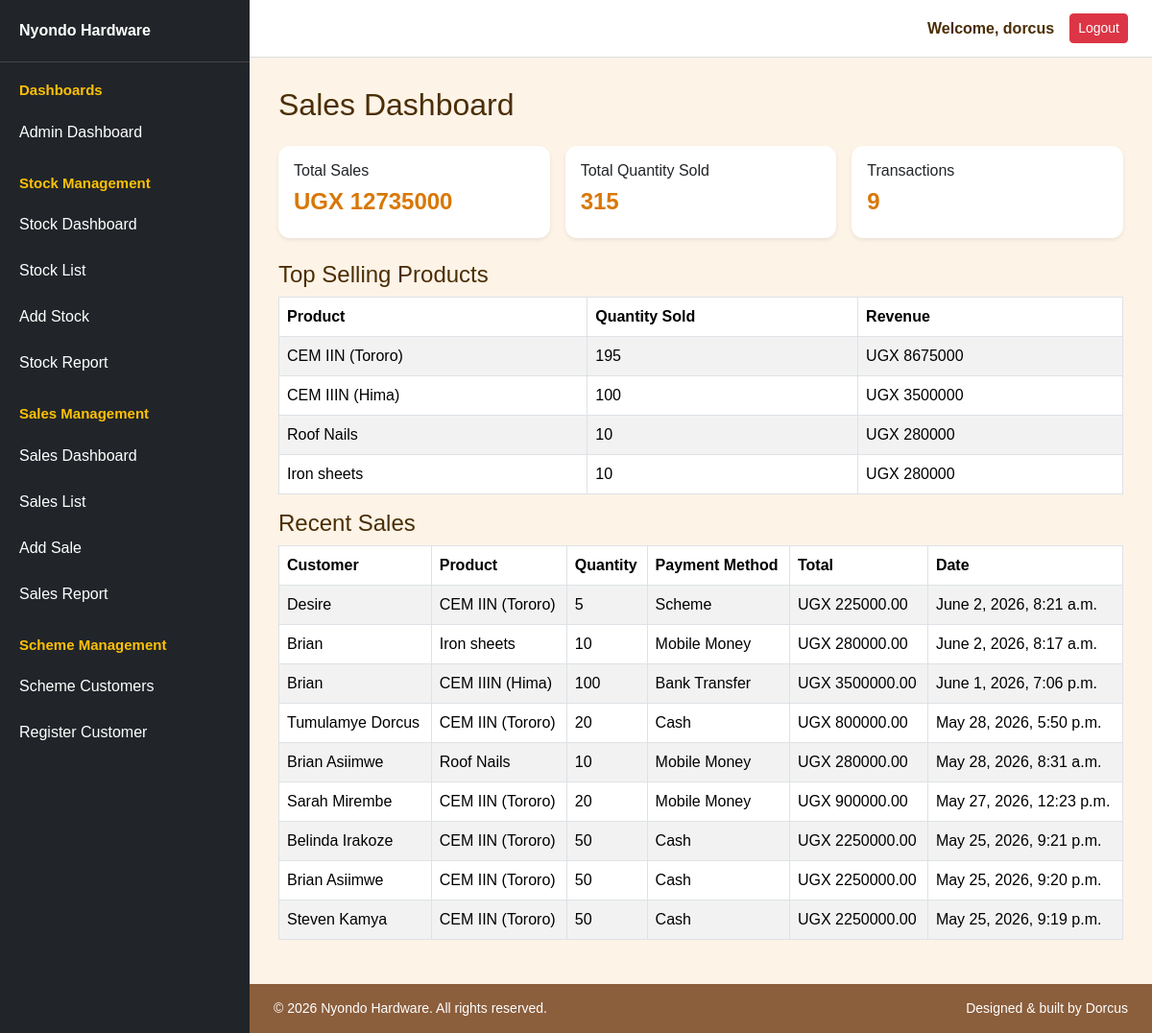
Page /nyondo/sales_dashboard/ (signed in) on the committed database.
### nyondo/models.py (models this page shows, shortened)
class Stock(models.Model):
    PAYMENT_STATUS_CHOICES = [('Paid', 'Paid'), ('Not Paid', 'Not Paid')]
    PAYMENT_TYPE_CHOICES = [('Cash', 'Cash'), ('Mobile Money', 'Mobile Money'), ('Bank Transfer', 'Bank Transfer'), ('Credit', 'Credit')]
    supplier = models.CharField(max_length=100)
    category = models.CharField(max_length=100)
    product_name = models.CharField(max_length=100)
    quantity_delivered = models.PositiveIntegerField(default=0)
    unit_cost = models.DecimalField(max_digits=10, decimal_places=2)
    total_value_goods = models.DecimalField(max_digits=12, decimal_places=2, default=0)
    unit_price = models.DecimalField(max_digits=10, decimal_places=2)
    supplier_payment_status = models.CharField(max_length=20, choices=PAYMENT_STATUS_CHOICES, default='Not Paid')
    payment_type = models.CharField(max_length=50, choices=PAYMENT_TYPE_CHOICES, blank=True, null=True)
    date_added = models.DateTimeField(default=timezone.now)

class Sale(models.Model):
    customer_name = models.CharField(max_length=100)
    product = models.ForeignKey(Stock, on_delete=models.CASCADE, default=None)
    quantity = models.PositiveIntegerField()
    sub_total = models.DecimalField(max_digits=10, decimal_places=2, default=0)
    date = models.DateTimeField(default=timezone.now)
    payment_method = models.CharField(max_length=50)
    distance_km = models.DecimalField(max_digits=10, decimal_places=2, default=0)
    transport_required = models.BooleanField(default=False)
    transport_fee = models.DecimalField(max_digits=10, decimal_places=2, default=0)
    total_price = models.DecimalField(max_digits=10, decimal_places=2, default=0)

### nyondo/views.py (the view)
# urls.py: path('sales_dashboard/', views.sales_dashboard, name='sales_dashboard'),
@login_required
@admin_or_sales_manager_required
def sales_dashboard(request):
    total_sales = Sale.objects.aggregate(
        total=Sum("total_price")
    )["total"] or 0
    total_quantity_sold = Sale.objects.aggregate(
        total=Sum("quantity")
    )["total"] or 0
    total_transactions = Sale.objects.count()
    recent_sales = Sale.objects.select_related("product").order_by("-date")[:10]
    top_products = Sale.objects.values(
        "product__product_name"
    ).annotate(
        total_sold=Sum("quantity"),
        total_revenue=Sum("total_price")
    ).order_by("-total_sold")[:5]
    context = {
        "total_sales": total_sales,
        "total_quantity_sold": total_quantity_sold,
        "total_transactions": total_transactions,
        "recent_sales": recent_sales,
        "top_products": top_products,
    }
    return render(request, "sales_dashboard.html", context)

### nyondo/templates/sales_dashboard.html
{% extends "base.html" %}
{% block content %}
<h2 class="mb-4">Sales Dashboard</h2>
<div class="row g-3 mb-4">
  <div class="col-md-4">
    <div class="card shadow-sm">
      <div class="card-body">
        <h6>Total Sales</h6>
        <h4>UGX {{ total_sales }}</h4>
      </div>
    </div>
  </div>
  <div class="col-md-4">
    <div class="card shadow-sm">
      <div class="card-body">
        <h6>Total Quantity Sold</h6>
        <h4>{{ total_quantity_sold }}</h4>
      </div>
    </div>
  </div>
  <div class="col-md-4">
    <div class="card shadow-sm">
      <div class="card-body">
        <h6>Transactions</h6>
        <h4>{{ total_transactions }}</h4>
      </div>
    </div>
  </div>
</div>
<h4>Top Selling Products</h4>
<table class="table table-bordered table-striped">
  <thead>
    <tr>
      <th>Product</th>
      <th>Quantity Sold</th>
      <th>Revenue</th>
    </tr>
  </thead>
  <tbody>
    {% for product in top_products %}
    <tr>
      <td>{{ product.product__product_name }}</td>
      <td>{{ product.total_sold }}</td>
      <td>UGX {{ product.total_revenue }}</td>
    </tr>
    {% empty %}
    <tr>
      <td colspan="3">No sales data available.</td>
    </tr>
    {% endfor %}
  </tbody>
</table>
<h4>Recent Sales</h4>
<table class="table table-bordered table-striped">
  <thead>
    <tr>
      <th>Customer</th>
      <th>Product</th>
      <th>Quantity</th>
      <th>Payment Method</th>
      <th>Total</th>
      <th>Date</th>
    </tr>
  </thead>
  <tbody>
    {% for sale in recent_sales %}
    <tr>
      <td>{{ sale.customer_name }}</td>
      <td>{{ sale.product.product_name }}</td>
      <td>{{ sale.quantity }}</td>
      <td>{{ sale.payment_method }}</td>
      <td>UGX {{ sale.total_price }}</td>
      <td>{{ sale.date }}</td>
    </tr>
    {% empty %}
    <tr>
      <td colspan="6">No recent sales.</td>
    </tr>
    {% endfor %}
  </tbody>
</table>
{% endblock %}

### templates/base.html (shortened to what this page needs)
{% load static %}
<!DOCTYPE html>
<html lang="en">
<head>
    <link href="https://cdn.jsdelivr.net/npm/bootstrap@5.3.3/dist/css/bootstrap.min.css" rel="stylesheet">
</head>
<body>
<div class="layout">
    {% include 'nav.html' %}
    <div class="content-area">
        <div class="topbar">
            {% if user.is_authenticated %}
                <span class="me-3 fw-bold">
                    Welcome, {{ user.username }}
                </span>
                <form method="POST" action="{% url 'logout' %}">
                    <button type="submit" class="btn btn-danger btn-sm">
                        Logout
                    </button>
                </form>
            {% endif %}
        </div>
        <main class="main-content">
            {% block content %}
            {% endblock %}
        </main>
        <footer>
            <p>&copy; 2026 Nyondo Hardware. All rights reserved.</p>
            <p>Designed & built by Dorcus</p>
        </footer>
    </div>
</div>
</body>
</html>

### templates/base.html (style rules this page uses)
body { margin: 0; background-color: #fdf3e7; color: #4b2e05; font-family: Arial, sans-serif; overflow-x: hidden; }
.layout { display: flex; min-height: 100vh; }
.content-area { flex-grow: 1; display: flex; flex-direction: column; min-width: 0; }
.topbar { height: 60px; background-color: white; border-bottom: 1px solid #ddd; display: flex; justify-content: flex-end; align-items: center; padding: 0 25px; }
.main-content { padding: 30px; flex-grow: 1; }
.card { border: none; border-radius: 12px; box-shadow: 0 4px 12px rgba(0,0,0,0.08); }
.card-body h4 { color: #d97706; font-weight: bold; }
footer { background: #8b5e3c; color: white; padding: 15px 25px; display: flex; justify-content: space-between; flex-wrap: wrap; }
footer p { margin: 0; color: white; font-size: 14px; }

### rows in the picture
Stock: product__product_name "CEM IIIN (Hima)", total_sold "100", total_revenue "3500000"
Stock: product__product_name "Roof Nails", total_sold "10", total_revenue "280000"
Stock: product__product_name "Iron sheets", total_sold "10", total_revenue "280000"
Sale: customer_name "Desire", product.product_name "CEM IIN (Tororo)", quantity "5", payment_method "Scheme", total_price "225000.00", date "June 2, 2026, 8:21 a.m."
Sale: customer_name "Brian", product.product_name "Iron sheets", quantity "10", payment_method "Mobile Money", total_price "280000.00", date "June 2, 2026, 8:17 a.m."
Sale: customer_name "Brian", product.product_name "CEM IIIN (Hima)", quantity "100", payment_method "Bank Transfer", total_price "3500000.00", date "June 1, 2026, 7:06 p.m."
Sale: customer_name "Tumulamye Dorcus", product.product_name "CEM IIN (Tororo)", quantity "20", payment_method "Cash", total_price "800000.00", date "May 28, 2026, 5:50 p.m."
Sale: customer_name "Brian Asiimwe", product.product_name "Roof Nails", quantity "10", payment_method "Mobile Money", total_price "280000.00", date "May 28, 2026, 8:31 a.m."
Sale: customer_name "Sarah Mirembe", product.product_name "CEM IIN (Tororo)", quantity "20", payment_method "Mobile Money", total_price "900000.00", date "May 27, 2026, 12:23 p.m."
Sale: customer_name "Belinda Irakoze", product.product_name "CEM IIN (Tororo)", quantity "50", payment_method "Cash", total_price "2250000.00", date "May 25, 2026, 9:21 p.m."
Sale: customer_name "Brian Asiimwe", product.product_name "CEM IIN (Tororo)", quantity "50", payment_method "Cash", total_price "2250000.00", date "May 25, 2026, 9:20 p.m."
Sale: customer_name "Steven Kamya", product.product_name "CEM IIN (Tororo)", quantity "50", payment_method "Cash", total_price "2250000.00", date "May 25, 2026, 9:19 p.m."

### other values in the picture
{{ user.username }} "dorcus"
{{ total_sales }} "12735000"
{{ total_quantity_sold }} "315"
{{ total_transactions }} "9"
{{ product.product__product_name }} "CEM IIN (Tororo)"
{{ product.total_sold }} "195"
{{ product.total_revenue }} "8675000"
